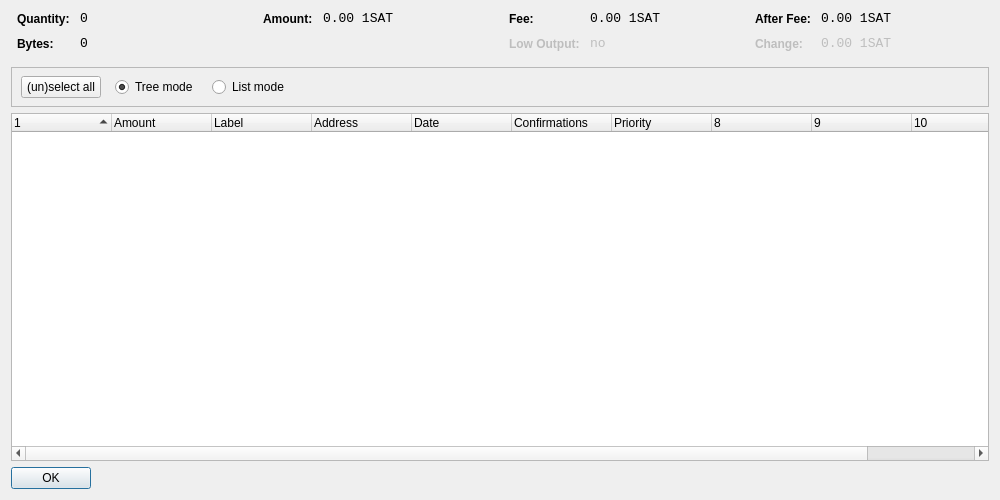
<?xml version="1.0" encoding="UTF-8"?>
<ui version="4.0">
 <class>CoinControlDialog</class>
 <widget class="QDialog" name="CoinControlDialog">
  <property name="geometry">
   <rect>
    <x>0</x>
    <y>0</y>
    <width>1000</width>
    <height>500</height>
   </rect>
  </property>
  <property name="windowTitle">
   <string>Coin Control</string>
  </property>
  <layout class="QVBoxLayout" name="verticalLayout">
   <item>
    <layout class="QHBoxLayout" name="horizontalLayoutTop" stretch="0,0,0,0">
     <property name="topMargin">
      <number>0</number>
     </property>
     <property name="bottomMargin">
      <number>10</number>
     </property>
     <item>
      <layout class="QFormLayout" name="formLayoutCoinControl1">
       <property name="horizontalSpacing">
        <number>10</number>
       </property>
       <property name="verticalSpacing">
        <number>10</number>
       </property>
       <property name="leftMargin">
        <number>6</number>
       </property>
       <property name="rightMargin">
        <number>6</number>
       </property>
       <item row="0" column="0">
        <widget class="QLabel" name="labelCoinControlQuantityText">
         <property name="styleSheet">
          <string notr="true">font-weight:bold;</string>
         </property>
         <property name="text">
          <string>Quantity:</string>
         </property>
        </widget>
       </item>
       <item row="0" column="1">
        <widget class="QLabel" name="labelCoinControlQuantity">
         <property name="font">
          <font>
           <family>Monospace</family>
           <pointsize>10</pointsize>
          </font>
         </property>
         <property name="cursor">
          <cursorShape>IBeamCursor</cursorShape>
         </property>
         <property name="contextMenuPolicy">
          <enum>Qt::ActionsContextMenu</enum>
         </property>
         <property name="text">
          <string notr="true">0</string>
         </property>
         <property name="textInteractionFlags">
          <set>Qt::LinksAccessibleByMouse|Qt::TextSelectableByKeyboard|Qt::TextSelectableByMouse</set>
         </property>
        </widget>
       </item>
       <item row="1" column="0">
        <widget class="QLabel" name="labelCoinControlBytesText">
         <property name="styleSheet">
          <string notr="true">font-weight:bold;</string>
         </property>
         <property name="text">
          <string>Bytes:</string>
         </property>
        </widget>
       </item>
       <item row="1" column="1">
        <widget class="QLabel" name="labelCoinControlBytes">
         <property name="font">
          <font>
           <family>Monospace</family>
           <pointsize>10</pointsize>
          </font>
         </property>
         <property name="cursor">
          <cursorShape>IBeamCursor</cursorShape>
         </property>
         <property name="contextMenuPolicy">
          <enum>Qt::ActionsContextMenu</enum>
         </property>
         <property name="text">
          <string notr="true">0</string>
         </property>
         <property name="textInteractionFlags">
          <set>Qt::LinksAccessibleByMouse|Qt::TextSelectableByKeyboard|Qt::TextSelectableByMouse</set>
         </property>
        </widget>
       </item>
      </layout>
     </item>
     <item>
      <layout class="QFormLayout" name="formLayoutCoinControl2">
       <property name="horizontalSpacing">
        <number>10</number>
       </property>
       <property name="verticalSpacing">
        <number>10</number>
       </property>
       <property name="leftMargin">
        <number>6</number>
       </property>
       <property name="rightMargin">
        <number>6</number>
       </property>
       <item row="0" column="0">
        <widget class="QLabel" name="labelCoinControlAmountText">
         <property name="styleSheet">
          <string notr="true">font-weight:bold;</string>
         </property>
         <property name="text">
          <string>Amount:</string>
         </property>
        </widget>
       </item>
       <item row="0" column="1">
        <widget class="QLabel" name="labelCoinControlAmount">
         <property name="font">
          <font>
           <family>Monospace</family>
           <pointsize>10</pointsize>
          </font>
         </property>
         <property name="cursor">
          <cursorShape>IBeamCursor</cursorShape>
         </property>
         <property name="contextMenuPolicy">
          <enum>Qt::ActionsContextMenu</enum>
         </property>
         <property name="text">
          <string notr="true">0.00 1SAT</string>
         </property>
         <property name="textInteractionFlags">
          <set>Qt::LinksAccessibleByMouse|Qt::TextSelectableByKeyboard|Qt::TextSelectableByMouse</set>
         </property>
        </widget>
       </item>
      </layout>
     </item>
     <item>
      <layout class="QFormLayout" name="formLayoutCoinControl3">
       <property name="horizontalSpacing">
        <number>10</number>
       </property>
       <property name="verticalSpacing">
        <number>10</number>
       </property>
       <property name="leftMargin">
        <number>6</number>
       </property>
       <property name="rightMargin">
        <number>6</number>
       </property>
       <item row="0" column="0">
        <widget class="QLabel" name="labelCoinControlFeeText">
         <property name="styleSheet">
          <string notr="true">font-weight:bold;</string>
         </property>
         <property name="text">
          <string>Fee:</string>
         </property>
        </widget>
       </item>
       <item row="0" column="1">
        <widget class="QLabel" name="labelCoinControlFee">
         <property name="font">
          <font>
           <family>Monospace</family>
           <pointsize>10</pointsize>
          </font>
         </property>
         <property name="cursor">
          <cursorShape>IBeamCursor</cursorShape>
         </property>
         <property name="contextMenuPolicy">
          <enum>Qt::ActionsContextMenu</enum>
         </property>
         <property name="text">
          <string notr="true">0.00 1SAT</string>
         </property>
         <property name="textInteractionFlags">
          <set>Qt::LinksAccessibleByMouse|Qt::TextSelectableByKeyboard|Qt::TextSelectableByMouse</set>
         </property>
        </widget>
       </item>
       <item row="1" column="0">
        <widget class="QLabel" name="labelCoinControlLowOutputText">
         <property name="enabled">
          <bool>false</bool>
         </property>
         <property name="styleSheet">
          <string notr="true">font-weight:bold;</string>
         </property>
         <property name="text">
          <string>Low Output:</string>
         </property>
        </widget>
       </item>
       <item row="1" column="1">
        <widget class="QLabel" name="labelCoinControlLowOutput">
         <property name="enabled">
          <bool>false</bool>
         </property>
         <property name="font">
          <font>
           <family>Monospace</family>
           <pointsize>10</pointsize>
          </font>
         </property>
         <property name="cursor">
          <cursorShape>IBeamCursor</cursorShape>
         </property>
         <property name="contextMenuPolicy">
          <enum>Qt::ActionsContextMenu</enum>
         </property>
         <property name="text">
          <string notr="true">no</string>
         </property>
         <property name="textInteractionFlags">
          <set>Qt::LinksAccessibleByMouse|Qt::TextSelectableByKeyboard|Qt::TextSelectableByMouse</set>
         </property>
        </widget>
       </item>
      </layout>
     </item>
     <item>
      <layout class="QFormLayout" name="formLayoutCoinControl4">
       <property name="horizontalSpacing">
        <number>10</number>
       </property>
       <property name="verticalSpacing">
        <number>10</number>
       </property>
       <property name="leftMargin">
        <number>6</number>
       </property>
       <property name="rightMargin">
        <number>6</number>
       </property>
       <item row="0" column="0">
        <widget class="QLabel" name="labelCoinControlAfterFeeText">
         <property name="styleSheet">
          <string notr="true">font-weight:bold;</string>
         </property>
         <property name="text">
          <string>After Fee:</string>
         </property>
        </widget>
       </item>
       <item row="0" column="1">
        <widget class="QLabel" name="labelCoinControlAfterFee">
         <property name="font">
          <font>
           <family>Monospace</family>
           <pointsize>10</pointsize>
          </font>
         </property>
         <property name="cursor">
          <cursorShape>IBeamCursor</cursorShape>
         </property>
         <property name="contextMenuPolicy">
          <enum>Qt::ActionsContextMenu</enum>
         </property>
         <property name="text">
          <string notr="true">0.00 1SAT</string>
         </property>
         <property name="textInteractionFlags">
          <set>Qt::LinksAccessibleByMouse|Qt::TextSelectableByKeyboard|Qt::TextSelectableByMouse</set>
         </property>
        </widget>
       </item>
       <item row="1" column="0">
        <widget class="QLabel" name="labelCoinControlChangeText">
         <property name="enabled">
          <bool>false</bool>
         </property>
         <property name="styleSheet">
          <string notr="true">font-weight:bold;</string>
         </property>
         <property name="text">
          <string>Change:</string>
         </property>
        </widget>
       </item>
       <item row="1" column="1">
        <widget class="QLabel" name="labelCoinControlChange">
         <property name="enabled">
          <bool>false</bool>
         </property>
         <property name="font">
          <font>
           <family>Monospace</family>
           <pointsize>10</pointsize>
          </font>
         </property>
         <property name="cursor">
          <cursorShape>IBeamCursor</cursorShape>
         </property>
         <property name="contextMenuPolicy">
          <enum>Qt::ActionsContextMenu</enum>
         </property>
         <property name="text">
          <string notr="true">0.00 1SAT</string>
         </property>
         <property name="textInteractionFlags">
          <set>Qt::LinksAccessibleByMouse|Qt::TextSelectableByKeyboard|Qt::TextSelectableByMouse</set>
         </property>
        </widget>
       </item>
      </layout>
     </item>
    </layout>
   </item>
   <item>
    <widget class="QFrame" name="frame">
     <property name="minimumSize">
      <size>
       <width>0</width>
       <height>40</height>
      </size>
     </property>
     <property name="frameShape">
      <enum>QFrame::StyledPanel</enum>
     </property>
     <property name="frameShadow">
      <enum>QFrame::Sunken</enum>
     </property>
     <widget class="QWidget" name="horizontalLayoutWidget">
      <property name="geometry">
       <rect>
        <x>10</x>
        <y>0</y>
        <width>781</width>
        <height>41</height>
       </rect>
      </property>
      <layout class="QHBoxLayout" name="horizontalLayoutPanel" stretch="0,0,0,0,0">
       <property name="spacing">
        <number>14</number>
       </property>
       <item>
        <widget class="QPushButton" name="pushButtonSelectAll">
         <property name="sizePolicy">
          <sizepolicy hsizetype="Maximum" vsizetype="Fixed">
           <horstretch>0</horstretch>
           <verstretch>0</verstretch>
          </sizepolicy>
         </property>
         <property name="text">
          <string>(un)select all</string>
         </property>
        </widget>
       </item>
       <item>
        <widget class="QRadioButton" name="radioTreeMode">
         <property name="sizePolicy">
          <sizepolicy hsizetype="Maximum" vsizetype="Fixed">
           <horstretch>0</horstretch>
           <verstretch>0</verstretch>
          </sizepolicy>
         </property>
         <property name="text">
          <string>Tree mode</string>
         </property>
         <property name="checked">
          <bool>true</bool>
         </property>
        </widget>
       </item>
       <item>
        <widget class="QRadioButton" name="radioListMode">
         <property name="sizePolicy">
          <sizepolicy hsizetype="Maximum" vsizetype="Fixed">
           <horstretch>0</horstretch>
           <verstretch>0</verstretch>
          </sizepolicy>
         </property>
         <property name="text">
          <string>List mode</string>
         </property>
        </widget>
       </item>
       <item>
        <spacer name="horizontalSpacer">
         <property name="orientation">
          <enum>Qt::Horizontal</enum>
         </property>
         <property name="sizeHint" stdset="0">
          <size>
           <width>40</width>
           <height>20</height>
          </size>
         </property>
        </spacer>
       </item>
      </layout>
     </widget>
    </widget>
   </item>
   <item>
    <widget class="CoinControlTreeWidget" name="treeWidget">
     <property name="contextMenuPolicy">
      <enum>Qt::CustomContextMenu</enum>
     </property>
     <property name="sortingEnabled">
      <bool>false</bool>
     </property>
     <property name="columnCount">
      <number>11</number>
     </property>
     <attribute name="headerShowSortIndicator" stdset="0">
      <bool>true</bool>
     </attribute>
     <attribute name="headerStretchLastSection">
      <bool>false</bool>
     </attribute>
     <column>
      <property name="text">
       <string/>
      </property>
     </column>
     <column>
      <property name="text">
       <string>Amount</string>
      </property>
     </column>
     <column>
      <property name="text">
       <string>Label</string>
      </property>
     </column>
     <column>
      <property name="text">
       <string>Address</string>
      </property>
     </column>
     <column>
      <property name="text">
       <string>Date</string>
      </property>
     </column>
     <column>
      <property name="text">
       <string>Confirmations</string>
      </property>
      <property name="toolTip">
       <string>Confirmed</string>
      </property>
     </column>
     <column>
      <property name="text">
       <string>Priority</string>
      </property>
     </column>
     <column>
      <property name="text">
       <string/>
      </property>
     </column>
     <column>
      <property name="text">
       <string/>
      </property>
     </column>
     <column>
      <property name="text">
       <string/>
      </property>
     </column>
     <column>
      <property name="text">
       <string/>
      </property>
     </column>
    </widget>
   </item>
   <item>
    <widget class="QDialogButtonBox" name="buttonBox">
     <property name="sizePolicy">
      <sizepolicy hsizetype="Maximum" vsizetype="Fixed">
       <horstretch>0</horstretch>
       <verstretch>0</verstretch>
      </sizepolicy>
     </property>
     <property name="orientation">
      <enum>Qt::Horizontal</enum>
     </property>
     <property name="standardButtons">
      <set>QDialogButtonBox::Ok</set>
     </property>
    </widget>
   </item>
  </layout>
 </widget>
 <customwidgets>
  <customwidget>
   <class>CoinControlTreeWidget</class>
   <extends>QTreeWidget</extends>
   <header>coincontroltreewidget.h</header>
  </customwidget>
 </customwidgets>
 <resources/>
 <connections/>
</ui>
